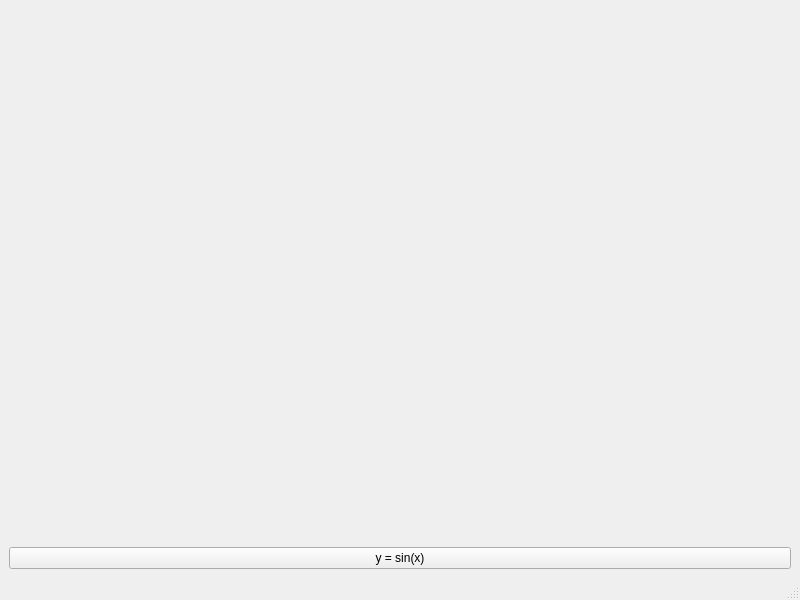
<?xml version="1.0" encoding="UTF-8"?>
<ui version="4.0">
 <class>MainWindow</class>
 <widget class="QMainWindow" name="MainWindow">
  <property name="geometry">
   <rect>
    <x>0</x>
    <y>0</y>
    <width>800</width>
    <height>600</height>
   </rect>
  </property>
  <property name="windowTitle">
   <string>MainWindow</string>
  </property>
  <widget class="QWidget" name="centralwidget">
   <layout class="QVBoxLayout" name="verticalLayout">
    <item>
     <widget class="QWidget" name="widget" native="true"/>
    </item>
    <item>
     <widget class="QPushButton" name="button">
      <property name="text">
       <string>y = sin(x)</string>
      </property>
     </widget>
    </item>
   </layout>
  </widget>
  <widget class="QMenuBar" name="menubar">
   <property name="geometry">
    <rect>
     <x>0</x>
     <y>0</y>
     <width>800</width>
     <height>38</height>
    </rect>
   </property>
  </widget>
  <widget class="QStatusBar" name="statusbar"/>
 </widget>
 <resources/>
 <connections/>
</ui>
